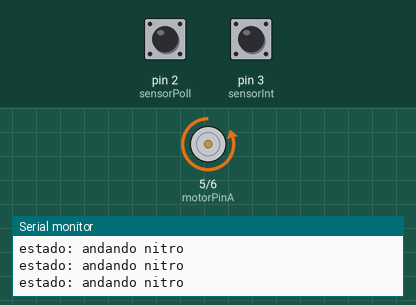
Bench run of a sketch on a simulated Arduino Uno, built with avr-gcc and run on an emulated ATmega328P. On the bench: motor-driver pin pairs drawn as motors (green arrow = first pin HIGH = forward, orange = second pin HIGH = backward, longer = more drive), the last lines printed to the serial monitor. The test bench sets the inputs (shaded band); at power-on: pin 2 (sensorPoll) HIGH, pin 3 (sensorInt) LOW.

Above: at 1.2 s.
1.3 s: pin 2 (sensorPoll) driven LOW
At 2.1 s:
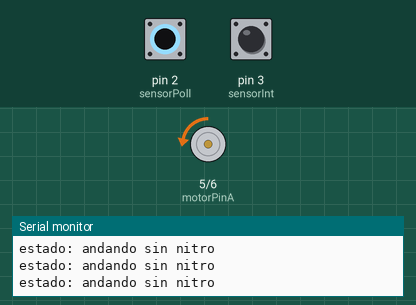
2.8 s: pin 3 (sensorInt) driven HIGH
At 3.6 s:
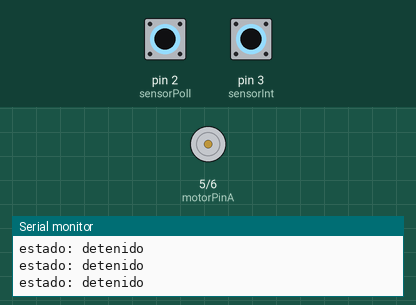
4.3 s: pin 3 (sensorInt) driven LOW
At 5.0 s:
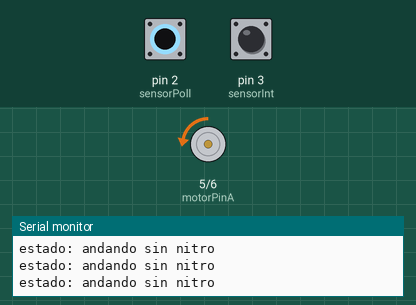
7.3 s: pin 2 (sensorPoll) driven HIGH
At 8.6 s:
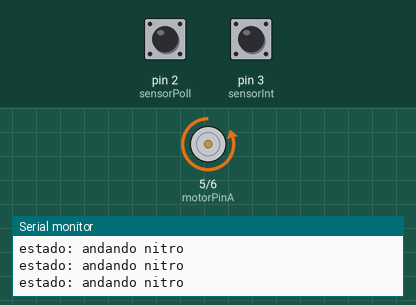
10.3 s: pin 2 (sensorPoll) pulsed LOW 2 times (0.12 s each, 0.3 s apart)
At 10.52 s:
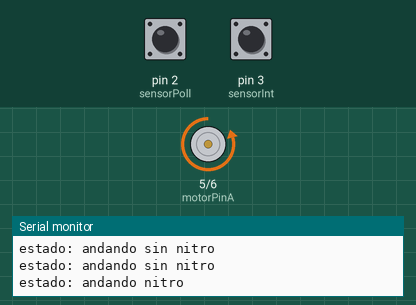
13.9 s: pin 3 (sensorInt) pulsed HIGH 5 times (0.12 s each, 0.3 s apart)
At 15.7 s:
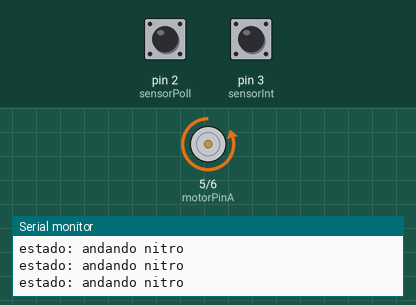
Timing chart, 0 to 17.2 s (numbered marks = the images above; inputs shaded):
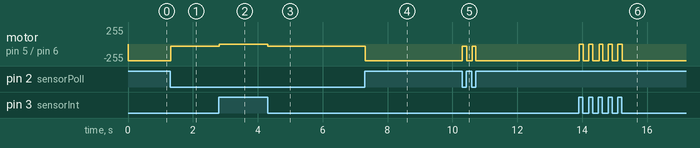

Measured:
- after the input at 1.3 s, motor on pin 5 (motorPinA) / pin 6 (motorPinB): backward 250/255 → backward 30/255 at once
- after the input at 2.8 s, motor on pin 5 (motorPinA) / pin 6 (motorPinB): backward 30/255 → stopped at once
- after the input at 4.3 s, motor on pin 5 (motorPinA) / pin 6 (motorPinB): stopped → backward 30/255 at once
- after the input at 7.3 s, motor on pin 5 (motorPinA) / pin 6 (motorPinB): backward 30/255 → backward 250/255 at once
- after the input at 10.3 s, motor on pin 5 (motorPinA) / pin 6 (motorPinB): alternates backward 250/255 for 0.17 s and backward 30/255 for 0.13 s, 4 changes in all, then stays backward 250/255, starting at once
- after the input at 13.9 s, motor on pin 5 (motorPinA) / pin 6 (motorPinB): alternates backward 250/255 for 0.17 s and stopped for 0.13 s, 10 changes in all, then stays backward 250/255, starting at once

The sketch:

ejemplo.ino
```cpp
/* Constantes que no cambian y son usadas para setear el numero de los pines */
#define motorPinA  5       // el numero del pin de uno de los cables de motor
#define motorPinB  6       // el numero del pin del otro cable del motor
#define sensorInt  3       // el numero del pin del sensor que interrumpe
#define sensorPoll 2       // el numero del pin del sensor sobre el cual se hace polling


/* variables que cambian su valor: */
bool andando = true;
bool nitro   = false;

/* setup inicial*/
void setup() {
  pinMode(sensorPoll, INPUT_PULLUP);// inicializo el pin como una entrada (recordar usar INPUT_PULLUP)
  pinMode(motorPinA, OUTPUT);       // inicializo el pin A del motor como una salida
  analogWrite(motorPinA,0);  	    // pongo en 0 el pin A del motor
  pinMode(motorPinB, OUTPUT);       // inicializo el pin B del motor como una salida
  Serial.begin(9600);               // configuro e inicializo la comunicacion serial a 9600 baudios
  // configuro la interrupcion del pin sensorInt para que llame a la funcion meInterrumpieron
  // cuando se produce un cambio
  attachInterrupt(digitalPinToInterrupt(sensorInt), meInterrumpieron, CHANGE);
}

/* loop del programa */
void loop(){
  if(andando){                      // Pregunto si estoy en estado andando
    if (digitalRead(sensorPoll)){   // Pregunto si el sensorPoll esta apretado
      nitro = true;                 // Si estoy en estos estados seteo el estado nitro
    }
    else{                           // Si el sensorPoll no esta apretado
      nitro = false;                // pongo nitro como false
    }
  }
  actualizarEstado();               // llamo a la funcion que manda potencia a los motores dependiendo del estado definido
}

/* funcion que actualiza la velocidad de los motores dependiendo del estado*/
void actualizarEstado(){
  if(andando){                                     // Si el estado es andando
    if(nitro){                                     // y nitro es verdadero
      analogWrite(motorPinB,250);                  // Seteo la velocidad de el motor a 250
      Serial.println("estado: andando nitro");     // mando por serial el estado
    }
    else{
      analogWrite(motorPinB,30);                   // Si nitro == 0 entonces pongo velocidad de 30 a los motores
      Serial.println("estado: andando sin nitro"); // mando por serial el estado
    }
  }
  else{                                    // Si andando no es verdadero
      analogWrite(motorPinB,0);            // freno el motor poniendo velocidad 0
      Serial.println("estado: detenido");  // mando por serial el estado
  }
}

/* funcion que se llama cuando se produce una interrupcion */
void meInterrumpieron(){
  if(andando){                       // si estoy andando
    andando=false;                   // entonces freno
  }
  else{                              // Si estoy frenado
    andando = true;                  // comienzo a andar
  }
}
```
